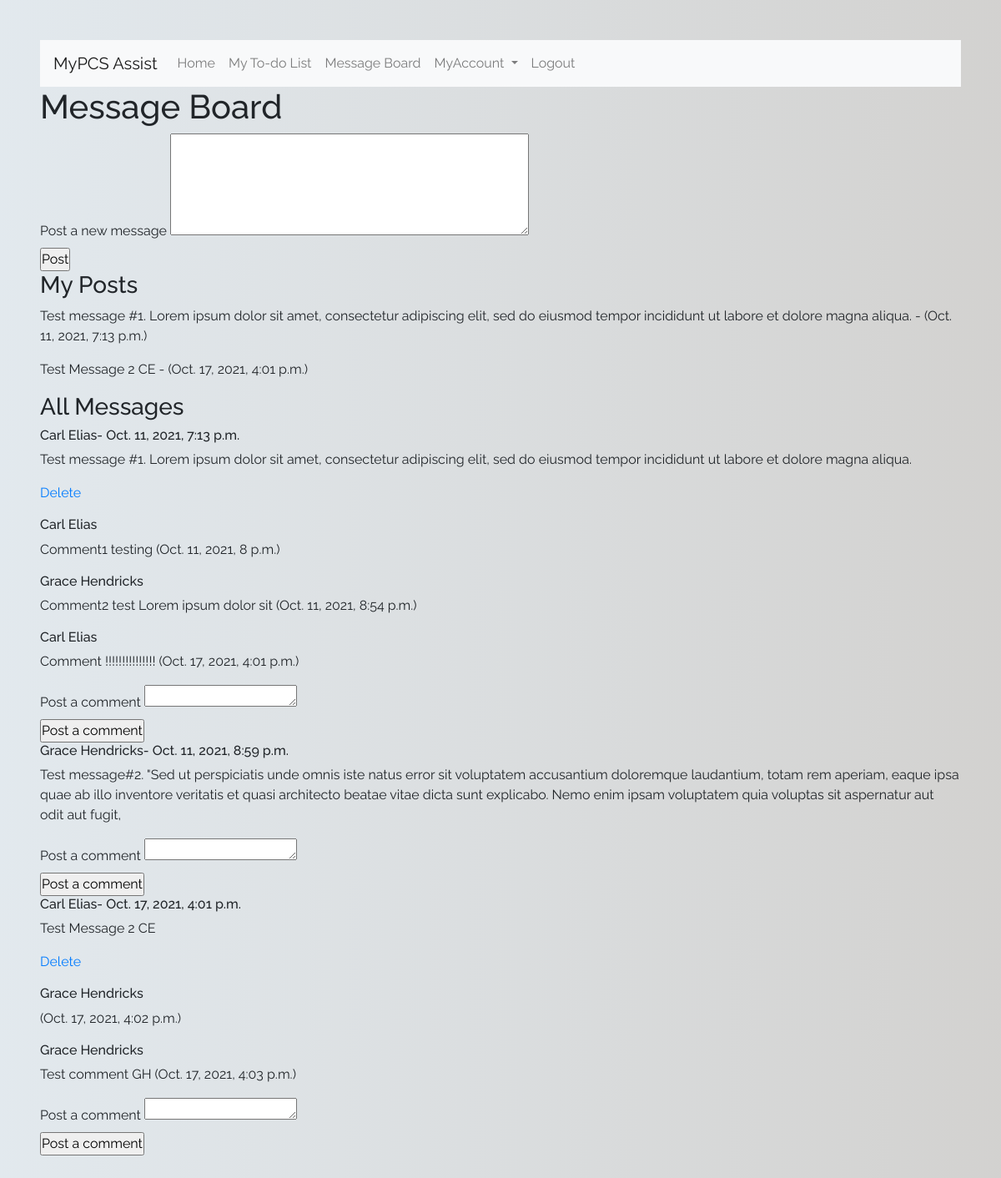
The app's page /messages (signed in) with its own data.
### projectPCS_app/models.py (models this page shows)
class Message(models.Model):
    poster = models.ForeignKey(User, related_name="messages", on_delete = models.CASCADE)
    content = models.TextField()
    created_at = models.DateTimeField(auto_now_add=True)
    updated_at = models.DateTimeField(auto_now=True)
    objects = MessageManager()

class User(models.Model):
    firstname = models.CharField(max_length=255)
    lastname = models.CharField(max_length=255)
    email = models.EmailField(max_length=255)
    password = models.CharField(max_length=255)
    created_at = models.DateTimeField(auto_now_add=True)
    updated_at = models.DateTimeField(auto_now=True)
    objects = UserManager()

class Comment(models.Model):
    comment_content = models.TextField()
    poster = models.ForeignKey(User, related_name="comments", on_delete = models.CASCADE)
    message = models.ForeignKey(Message, related_name= "comments", on_delete=models.CASCADE)
    created_at = models.DateTimeField(auto_now_add=True)
    updated_at = models.DateTimeField(auto_now=True)

### projectPCS_app/views.py (the view)
# urls.py: path('messages', views.message_board),
def message_board(request):
    one_user = User.objects.get(id=request.session['user_id'])
    context = {
        "user" : one_user,
        "all_messages" : Message.objects.all(),
    }
    return render(request, "message_board.html", context)

### projectPCS_app/templates/message_board.html (shortened to what this page needs)
<!DOCTYPE html>
<html lang="en">
<head>
    {% load static %}
    <link rel="stylesheet" href="https://stackpath.bootstrapcdn.com/bootstrap/4.3.1/css/bootstrap.min.css">
    <link href="/static/css/home.css" rel="stylesheet" type="text/css">
</head>
<body>
    <div id="wrapper">
        <nav class="navbar navbar-expand-lg navbar-light bg-light">
            <a class="navbar-brand" href="#">MyPCS Assist</a>
            <div class="collapse navbar-collapse" id="navbarNavDropdown">
                <ul class="navbar-nav">
                    <li class="nav-item">
                        <a class="nav-link" href="/home">Home</a>
                    </li>
                    <li class="nav-item">
                        <a class="nav-link" href="/toDo_list">My To-do List</a>
                    </li>
                    <li class="nav-item">
                        <a class="nav-link" href="/messages">Message Board</a>
                    </li>
                    <li class="nav-item dropdown">
                        <a class="nav-link dropdown-toggle" href="#" id="navbarDropdownMenuLink" role="button" data-toggle="dropdown" aria-haspopup="true" aria-expanded="false">
                        MyAccount
                        </a>
                    </li>
                    <li class="nav-item">
                        <a class="nav-link" href="/">Logout</a>
                    </li>
                </ul>
            </div>
        </nav>
        <h1>Message Board</h1>
        <div id="myMessage">
            <form action="/new_post" method="POST">
                <div class="formLabel">
                    <label for="postcontents">Post a new message</label>
                    <textarea name="postContent" id="postMessage" cols="50" rows="5"></textarea>
                </div>
                <input type="submit" value="Post">
            </form>
            <h3>My Posts</h3>
            <div class="post_item">
                {% for message in user.messages.all %}
                <p>{{message.content}} - ({{message.created_at}})</p>
            {% endfor %}
            </div>
        </div>
        <div id="allMessages">
            <h3>All Messages</h3>
            {% for message in all_messages %}
            <div class="message">
                <h6>{{message.poster.firstname}} {{message.poster.lastname}}- {{message.created_at}}</h6>
                <p>{{message.content}}</p>
                {% if request.session.user_id == message.poster.id %}
                <p><a href="/delete/{{message.id}}">Delete</a></p>
                {% endif %}
                {% for comment in message.comments.all %}
                <h6>{{comment.poster.firstname}} {{comment.poster.lastname}}</h6>
                <p>{{comment.comment_content}}  ({{comment.created_at}})</p>
                {% endfor %}
                <form action="/new_comment" method="POST">
                    <div class="formLabel">
                        <label for="post_comment">Post a comment</label>
                        <textarea name="content" id="postMessage" cols="20" rows="1"></textarea>
                    </div>
                    <input type="submit" value="Post a comment">
                </form>
            {% endfor %}
            </div>
        </div>
    </div>
</body>
</html>

### projectPCS_app/static/css/home.css (style rules this page uses)
* { box-sizing: border-box; margin: 0; padding: 0; font-family: Raleway, sans-serif; }
body { background: linear-gradient(90deg, hsl(205deg 25% 91%), hsl(40deg 3% 82%)); padding: 4%; }

### records on screen
Message: content "Test message #1. Lorem ipsum dolor sit amet, consectetur adipiscing elit, sed do eiusmod tempor incididunt ut labore et dolore magna aliqua.", created_at "Oct. 11, 2021, 7:13 p.m.", poster.firstname "Carl", poster.lastname "Elias"
Message: content "Test Message 2 CE", created_at "Oct. 17, 2021, 4:01 p.m.", poster.firstname "Carl", poster.lastname "Elias"
Comment: poster.firstname "Carl", poster.lastname "Elias", comment_content "Comment1 testing", created_at "Oct. 11, 2021, 8 p.m."
Comment: poster.firstname "Grace", poster.lastname "Hendricks", comment_content "Comment2 test Lorem ipsum dolor sit", created_at "Oct. 11, 2021, 8:54 p.m."
Comment: poster.firstname "Carl", poster.lastname "Elias", comment_content "Comment !!!!!!!!!!!!!!!", created_at "Oct. 17, 2021, 4:01 p.m."
Message: poster.firstname "Grace", poster.lastname "Hendricks", created_at "Oct. 11, 2021, 8:59 p.m.", content "Test message#2. \"Sed ut perspiciatis unde omnis iste natus error sit voluptatem accusantium doloremque laudantium, totam rem aperiam, eaque ipsa quae ab illo inventore veritatis et quasi architecto beatae vitae dicta sunt explicabo. Nemo enim ipsam voluptatem quia voluptas sit aspernatur aut odit aut fugit,"
Comment: poster.firstname "Grace", poster.lastname "Hendricks", created_at "Oct. 17, 2021, 4:02 p.m."
Comment: poster.firstname "Grace", poster.lastname "Hendricks", comment_content "Test comment GH", created_at "Oct. 17, 2021, 4:03 p.m."
